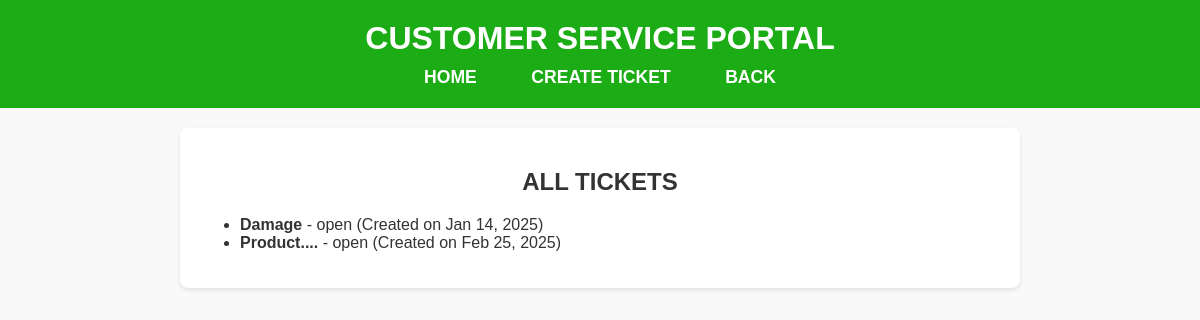
Page /cs/ on the committed database.
### support/models.py (models this page shows, shortened)
class Ticket(models.Model):
    STATUS_CHOICES = [
        ('open', 'Open'),
        ('in_progress', 'In Progress'),
        ('resolved', 'Resolved'),
    ]
    customer_name = models.CharField(max_length=100)
    email = models.EmailField()
    subject = models.CharField(max_length=200)
    description = models.TextField()
    status = models.CharField(max_length=20, choices=STATUS_CHOICES, default='open')
    created_at = models.DateTimeField(auto_now_add=True)
    updated_at = models.DateTimeField(auto_now=True)

### support/views.py (the view)
# urls.py: path('cs/', cs, name='cs'),
def cs(request):
    tickets = Ticket.objects.all()
    return render(request, 'support/home.html', {'tickets': tickets})

### support/templates/support/home.html
{% extends 'support/base.html' %}
{% block content %}
<div class="tickets-container">
    <center><h2>ALL TICKETS</h2></center>
    <ul class="tickets-list">
        {% for ticket in tickets %}
        <li class="ticket-item">
            <strong>{{ ticket.subject }}</strong> - <span class="ticket-status">{{ ticket.status }}</span>
            <span class="ticket-date">(Created on {{ ticket.created_at|date:"M d, Y" }})</span>
        </li>
        {% empty %}
        <li class="no-tickets">No tickets available.</li>
        {% endfor %}
    </ul>
</div>
{% endblock %}

### support/static/css/styles.css (style rules this page uses)
body { font-family: Arial, sans-serif; margin: 0; padding: 0; background-color: #f9f9f9; color: #333; }

### rows in the picture
Ticket: subject "Damage", status "open", created_at "Jan 14, 2025"
Ticket: subject "Product....", status "open", created_at "Feb 25, 2025"
